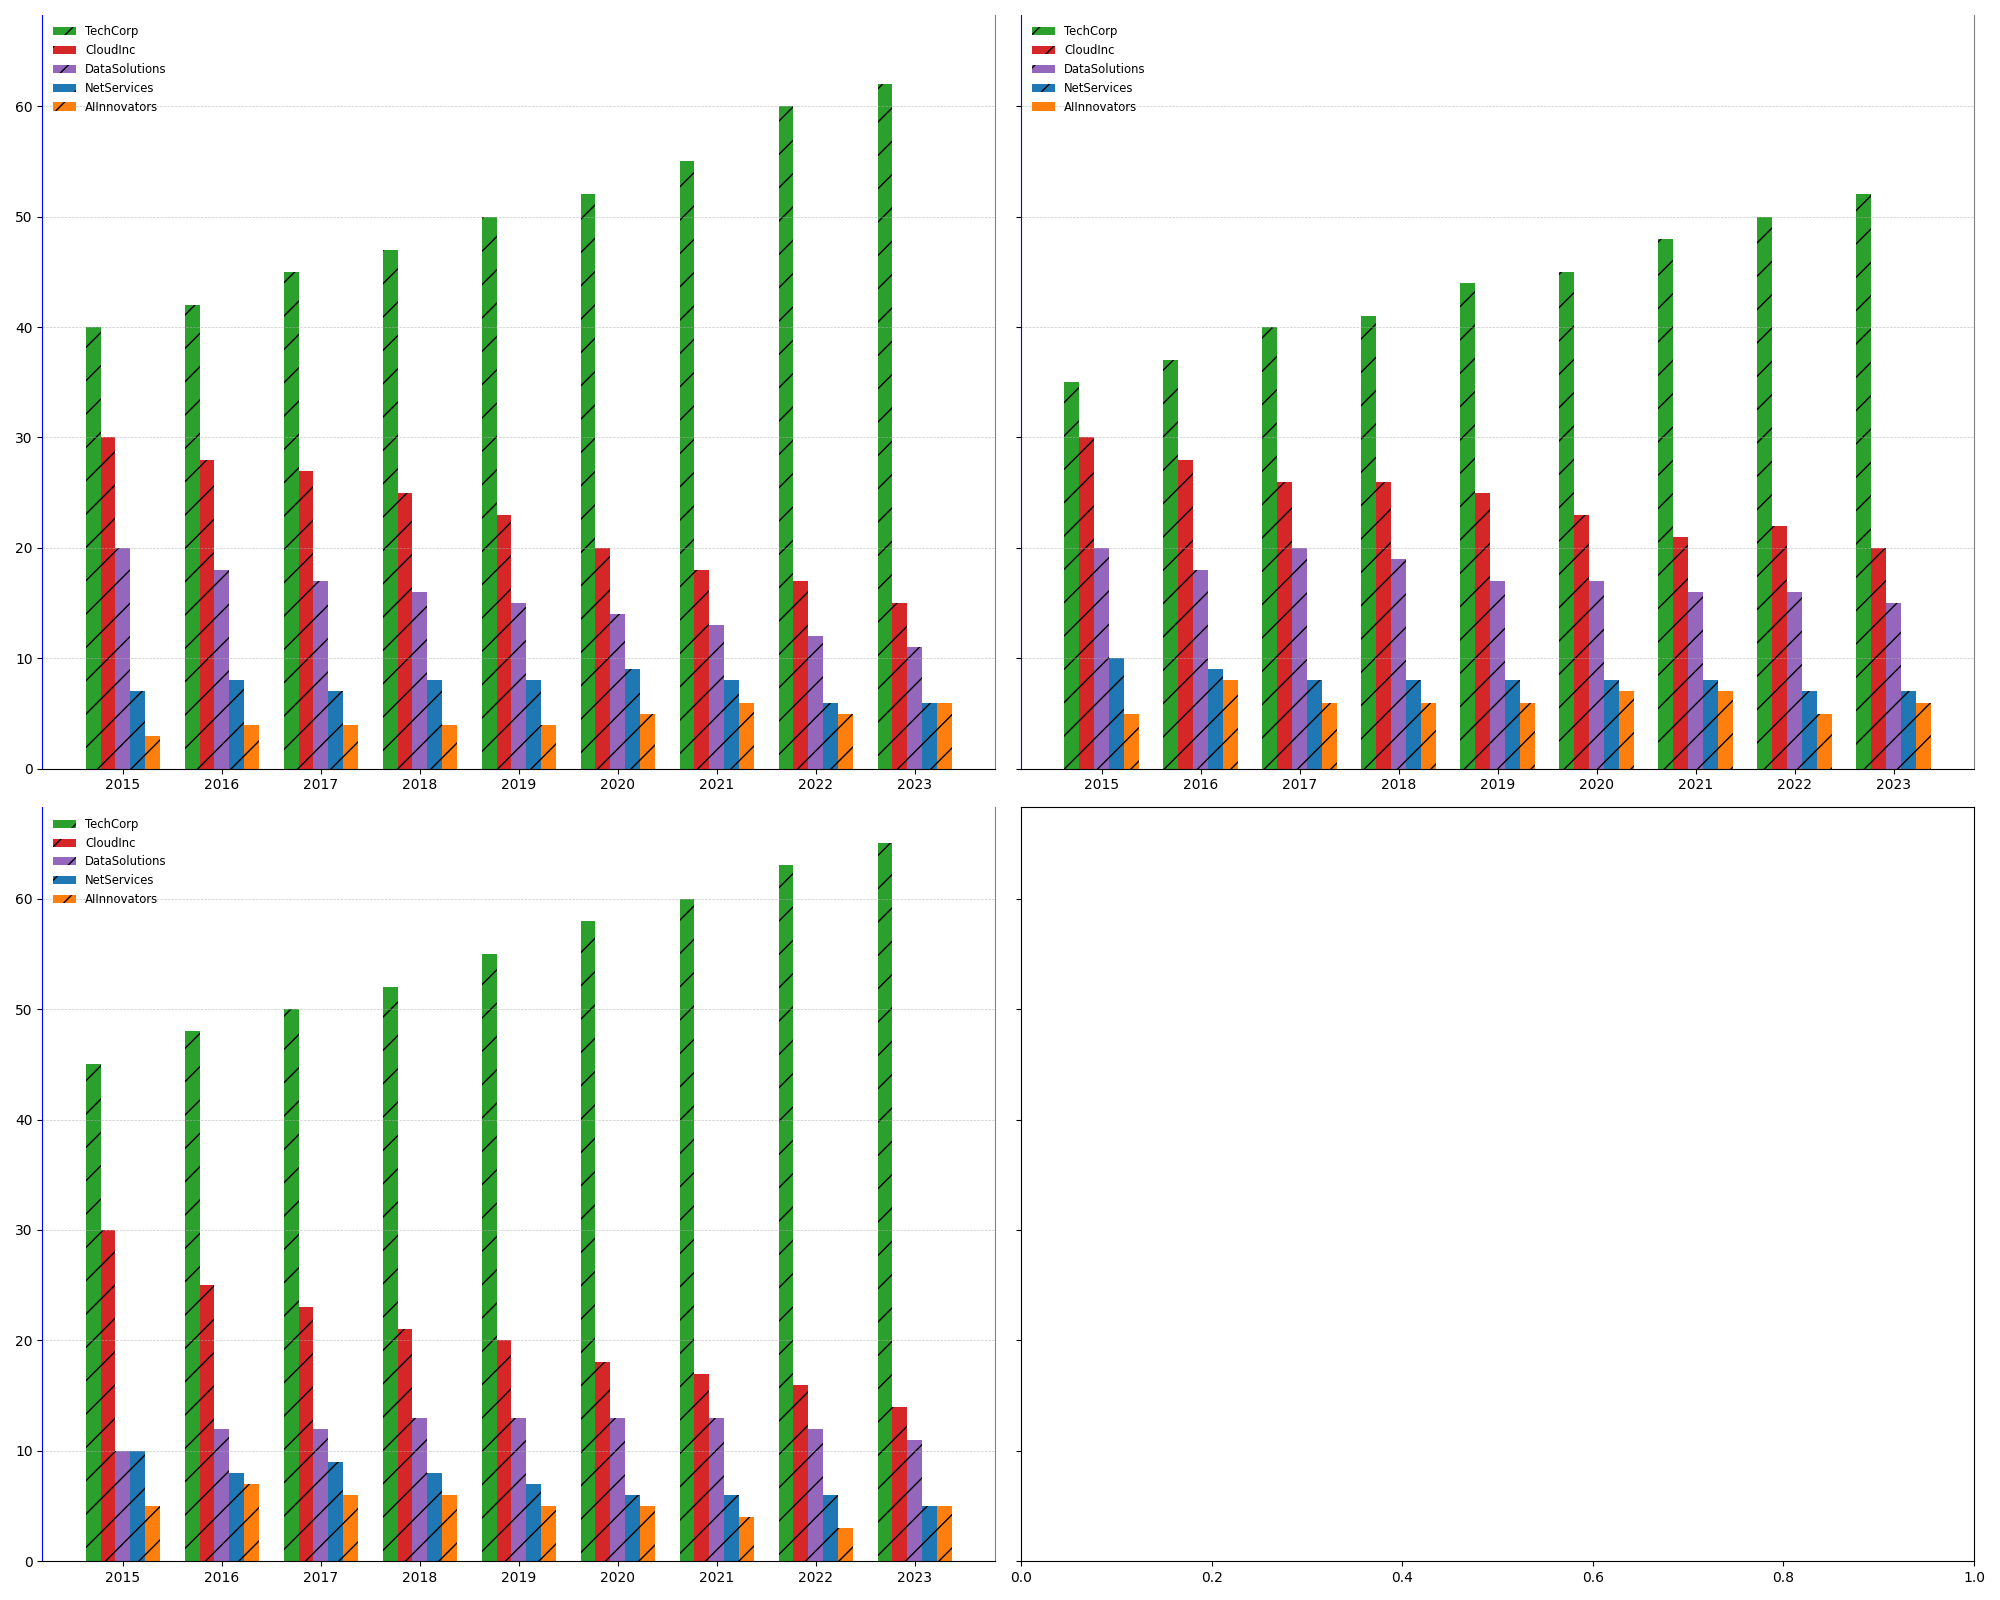

Here is the Python script that generated this plot:
import matplotlib.pyplot as plt
import numpy as np

# Define the data
years = np.arange(2015, 2024)
companies = ['TechCorp', 'CloudInc', 'DataSolutions', 'NetServices', 'AIInnovators']

storage_share = np.array([
    [40, 42, 45, 47, 50, 52, 55, 60, 62],
    [30, 28, 27, 25, 23, 20, 18, 17, 15],
    [20, 18, 17, 16, 15, 14, 13, 12, 11],
    [7, 8, 7, 8, 8, 9, 8, 6, 6],
    [3, 4, 4, 4, 4, 5, 6, 5, 6]
])

computing_share = np.array([
    [35, 37, 40, 41, 44, 45, 48, 50, 52],
    [30, 28, 26, 26, 25, 23, 21, 22, 20],
    [20, 18, 20, 19, 17, 17, 16, 16, 15],
    [10, 9, 8, 8, 8, 8, 8, 7, 7],
    [5, 8, 6, 6, 6, 7, 7, 5, 6]
])

ai_services_share = np.array([
    [45, 48, 50, 52, 55, 58, 60, 63, 65],
    [30, 25, 23, 21, 20, 18, 17, 16, 14],
    [10, 12, 12, 13, 13, 13, 13, 12, 11],
    [10, 8, 9, 8, 7, 6, 6, 6, 5],
    [5, 7, 6, 6, 5, 5, 4, 3, 5]
])

fig, axes = plt.subplots(nrows=2, ncols=2, figsize=(20, 16), sharey=True)

colors = ['#2ca02c', '#d62728', '#9467bd', '#1f77b4', '#ff7f0e']

market_share_data = [storage_share, computing_share, ai_services_share]

for ax, data in zip(axes.flat[:3], market_share_data):  # Only use the first three axes, skipping the fourth
    bar_width = 0.15
    x_indexes = np.arange(len(years))
    
    for i in range(len(companies)):
        ax.bar(x_indexes + i * bar_width, data[i], width=bar_width, color=colors[i], linestyle=':', hatch='/')
    
    ax.set_xticks(x_indexes + bar_width * 2)
    ax.set_xticklabels(years)
    ax.grid(axis='y', linestyle='--', linewidth=0.5, alpha=0.7)
    ax.spines['top'].set_visible(False)
    ax.spines['right'].set_color('grey')
    ax.spines['left'].set_color('blue')
    ax.legend(companies, loc='upper left', fontsize='small', frameon=False)

plt.tight_layout()

plt.show()
